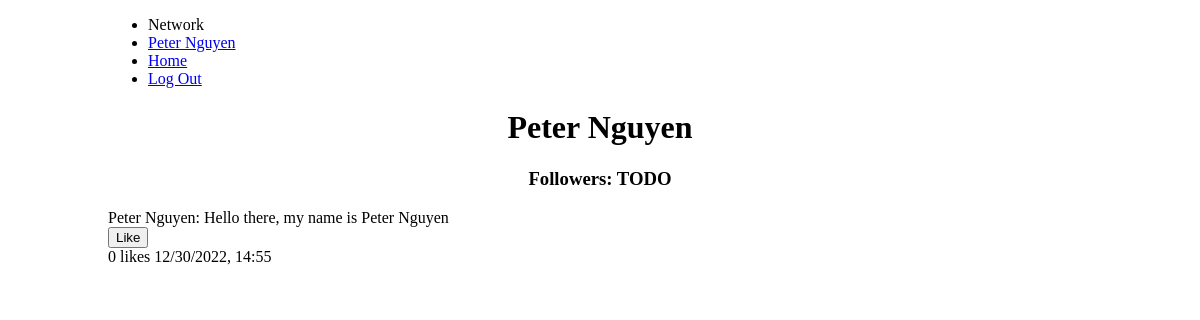
The page /profile (signed in) on the database as committed earlier.
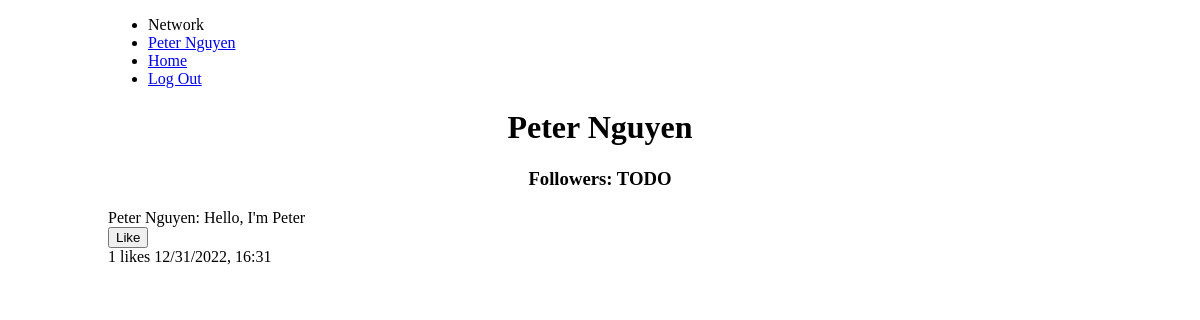
The same page on the database as committed later.
### tables this page shows
CREATE TABLE users (
    id INTEGER PRIMARY KEY AUTOINCREMENT NOT NULL,
    username TEXT NOT NULL,
    hash TEXT NOT NULL,
    followers INTEGER DEFAULT 0 NOT NULL
);

CREATE TABLE posts (
    id INTEGER PRIMARY KEY AUTOINCREMENT,
    user_id INTEGER NOT NULL,
    username TEXT NOT NULL,
    content TEXT NOT NULL,
    likes INTEGER DEFAULT 0 NOT NULL,
    datetime NUMERIC NOT NULL,
    FOREIGN KEY (user_id) REFERENCES users(id)
);

### app.py (the view)
@app.route("/profile", methods=["GET", "POST"])
@login_required
def profile():
    if request.method == "GET":
        user_id = session["user_id"]
    if request.method == "POST":
        user_id = request.form.get("user_id")
    user = executeDB("SELECT * FROM users WHERE id=?", [user_id])
    posts = get_posts(user_id)
    return render_template("profile.html", user=user[0], posts=posts)

### helpers.py (called while the page is built)
def executeDB(query, arg=None):
    conn = sql.connect('network.db')
    conn.row_factory = sql.Row # "dictionary cursor"
    cur = conn.cursor()
    if arg == None:
        cur.execute(query)
    else:
        cur.execute(query, arg)
    value = cur.fetchall()
    conn.commit()
    conn.close()
    return value

def get_posts(user_id=None):
    if user_id == None:
        posts = executeDB("SELECT * FROM posts ORDER BY datetime DESC")
    else:
        posts = executeDB("SELECT * FROM posts WHERE user_id = ? ORDER BY datetime DESC", [user_id])
    return posts

def login_required(f):
    @wraps(f)
    def decorated_function(*args, **kwargs):
        if session.get("user_id") is None:
            return redirect("/login")
        return f(*args, **kwargs)
    return decorated_function

### templates/profile.html (shortened to what this page needs)
{% extends "layout.html" %}
{% block body %}
<h1 class="center">{{ user["username"] }} </h1>
    <h3 class="center">Followers: TODO</h3>
    {% for post in posts %}
        <div>
            <div>{{ post["username"] + ": " + post["content"] }}</div>
            <form action"/like" method="post">
                <input name="like{{ post["id"] }}" type="submit" value="Like">
            </form>
            <p class="inline">{{ post["likes"] }} likes</p>
            <p class="inline">{{ post["datetime"] }}</p>
        </div>
    {% endfor %}
{% endblock %}

### templates/layout.html (shortened to what this page needs)
<!DOCTYPE html>
<html lang="en">
    <head>
        <link href="{{ url_for('static', filename='styles.css') }}" rel="stylesheet">
    </head>
    <body id="page-padding">
        <nav>
            <div>
                <div>
                    {% if session["user_id"] %}
                        <ul>
                            <li>Network</li>
                            <li><a href= "/profile">{{ session["username"] }}</a></li>
                            <li><a href="/">Home</a></li>
                            <li ><a href="/logout">Log Out</a></li>
                        </ul>
                    {% else %}
                        <ul>
                            <li><a href="/register">Register</a></li>
                            <li><a href="/login">Log In</a></li>
                        </ul>
                    {% endif %}
                </div>
            </div>
        </nav>
        {% block body %}{% endblock %}
    </body>
</html>

### static/styles.css (style rules this page uses)
.inline { margin-top: 0px; display: inline-block; }
.center { text-align: center; }
#page-padding { padding-left: 100px; padding-right:100px; }

Rows that differ between the two databases and show on the page:
removed posts: username+content "Peter Nguyen: Hello there, my name is Peter Nguyen", likes "0", datetime "12/30/2022, 14:55"
added posts: username+content "Peter Nguyen: Hello, I'm Peter", likes "1", datetime "12/31/2022, 16:31"
